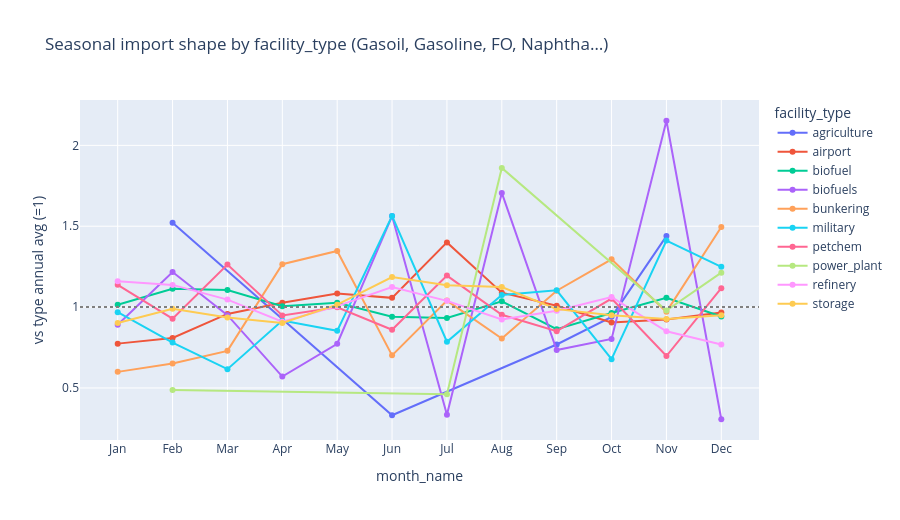
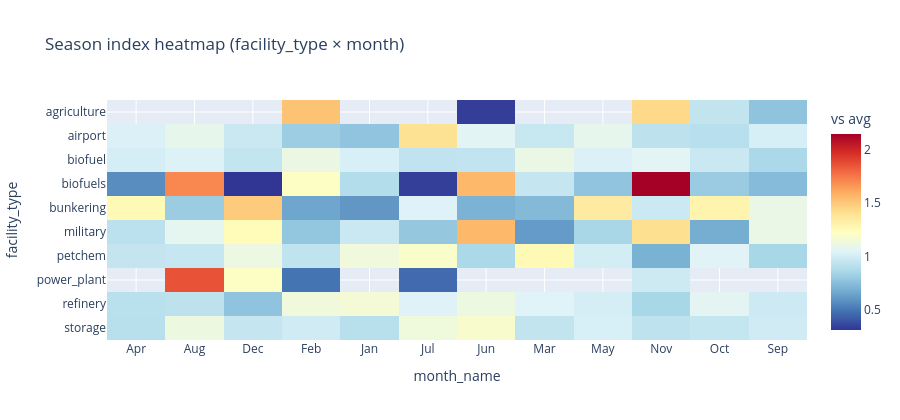

The code cell stored with these charts, in order, in its notebook:
### Markdown cell above
## 3) Calendar-month import profile by facility type

Normalized to each type's annual average (1.0 = average month).

### Code cell
prod_imports = imports.loc[imports["Product"].isin(TOP_PRODUCTS)].copy()

type_month = (
    prod_imports.groupby(["facility_type", "cal_month"], as_index=False)["kbd"]
    .sum()
    .sort_values(["facility_type", "cal_month"])
)
type_month["month_name"] = pd.to_datetime(type_month["cal_month"], format="%m").dt.strftime("%b")
type_month["season_index"] = type_month.groupby("facility_type")["kbd"].transform(
    lambda s: s / s.mean() if s.mean() > 0 else np.nan
)

fig = px.line(
    type_month,
    x="month_name",
    y="season_index",
    color="facility_type",
    markers=True,
    category_orders={"month_name": ["Jan", "Feb", "Mar", "Apr", "May", "Jun", "Jul", "Aug", "Sep", "Oct", "Nov", "Dec"]},
    title=f"Seasonal import shape by facility_type ({', '.join(TOP_PRODUCTS[:4])}…)",
    labels={"season_index": "vs type annual avg (=1)"},
)
fig.add_hline(y=1.0, line_dash="dot", line_color="gray")
fig.update_layout(height=520)
fig.show()

px.imshow(
    type_month.pivot(index="facility_type", columns="month_name", values="season_index"),
    aspect="auto",
    color_continuous_scale="RdYlBu_r",
    title="Season index heatmap (facility_type × month)",
    labels=dict(color="vs avg"),
).update_layout(height=420)

### Figure 1 — Plotly figure (JSON) as saved in the notebook; plotly's stock layout.template omitted (floating-point values rounded to 4 significant figures)
{"data": [{"hovertemplate": "facility_type=agriculture<br>month_name=%{x}<br>vs type annual avg (=1)=%{y}<extra></extra>", "legendgroup": "agriculture", "line": {"color": "#636efa", "dash": "solid"}, "marker": {"symbol": "circle"}, "mode": "lines+markers", "name": "agriculture", "orientation": "v", "showlegend": true, "type": "scatter", "x": ["Feb", "Jun", "Sep", "Oct", "Nov"], "xaxis": "x", "y": [1.522, 0.3312, 0.7686, 0.9395, 1.439], "yaxis": "y"}, {"hovertemplate": "facility_type=airport<br>month_name=%{x}<br>vs type annual avg (=1)=%{y}<extra></extra>", "legendgroup": "airport", "line": {"color": "#EF553B", "dash": "solid"}, "marker": {"symbol": "circle"}, "mode": "lines+markers", "name": "airport", "orientation": "v", "showlegend": true, "type": "scatter", "x": ["Jan", "Feb", "Mar", "Apr", "May", "Jun", "Jul", "Aug", "Sep", "Oct", "Nov", "Dec"], "xaxis": "x", "y": [0.774, 0.8085, 0.9575, 1.027, 1.084, 1.057, 1.4, 1.089, 1.008, 0.9044, 0.9231, 0.9671], "yaxis": "y"}, {"hovertemplate": "facility_type=biofuel<br>month_name=%{x}<br>vs type annual avg (=1)=%{y}<extra></extra>", "legendgroup": "biofuel", "line": {"color": "#00cc96", "dash": "solid"}, "marker": {"symbol": "circle"}, "mode": "lines+markers", "name": "biofuel", "orientation": "v", "showlegend": true, "type": "scatter", "x": ["Jan", "Feb", "Mar", "Apr", "May", "Jun", "Jul", "Aug", "Sep", "Oct", "Nov", "Dec"], "xaxis": "x", "y": [1.014, 1.114, 1.106, 1.006, 1.027, 0.9406, 0.9323, 1.035, 0.8629, 0.9631, 1.058, 0.9419], "yaxis": "y"}, {"hovertemplate": "facility_type=biofuels<br>month_name=%{x}<br>vs type annual avg (=1)=%{y}<extra></extra>", "legendgroup": "biofuels", "line": {"color": "#ab63fa", "dash": "solid"}, "marker": {"symbol": "circle"}, "mode": "lines+markers", "name": "biofuels", "orientation": "v", "showlegend": true, "type": "scatter", "x": ["Jan", "Feb", "Mar", "Apr", "May", "Jun", "Jul", "Aug", "Sep", "Oct", "Nov", "Dec"], "xaxis": "x", "y": [0.8907, 1.217, 0.9499, 0.5702, 0.7733, 1.563, 0.334, 1.706, 0.7346, 0.8029, 2.152, 0.3064], "yaxis": "y"}, {"hovertemplate": "facility_type=bunkering<br>month_name=%{x}<br>vs type annual avg (=1)=%{y}<extra></extra>", "legendgroup": "bunkering", "line": {"color": "#FFA15A", "dash": "solid"}, "marker": {"symbol": "circle"}, "mode": "lines+markers", "name": "bunkering", "orientation": "v", "showlegend": true, "type": "scatter", "x": ["Jan", "Feb", "Mar", "Apr", "May", "Jun", "Jul", "Aug", "Sep", "Oct", "Nov", "Dec"], "xaxis": "x", "y": [0.5993, 0.6509, 0.7292, 1.265, 1.347, 0.7014, 1.04, 0.8051, 1.101, 1.296, 0.9707, 1.495], "yaxis": "y"}, {"hovertemplate": "facility_type=military<br>month_name=%{x}<br>vs type annual avg (=1)=%{y}<extra></extra>", "legendgroup": "military", "line": {"color": "#19d3f3", "dash": "solid"}, "marker": {"symbol": "circle"}, "mode": "lines+markers", "name": "military", "orientation": "v", "showlegend": true, "type": "scatter", "x": ["Jan", "Feb", "Mar", "Apr", "May", "Jun", "Jul", "Aug", "Sep", "Oct", "Nov", "Dec"], "xaxis": "x", "y": [0.9683, 0.7807, 0.616, 0.9169, 0.8531, 1.563, 0.7855, 1.075, 1.103, 0.6779, 1.411, 1.249], "yaxis": "y"}, {"hovertemplate": "facility_type=petchem<br>month_name=%{x}<br>vs type annual avg (=1)=%{y}<extra></extra>", "legendgroup": "petchem", "line": {"color": "#FF6692", "dash": "solid"}, "marker": {"symbol": "circle"}, "mode": "lines+markers", "name": "petchem", "orientation": "v", "showlegend": true, "type": "scatter", "x": ["Jan", "Feb", "Mar", "Apr", "May", "Jun", "Jul", "Aug", "Sep", "Oct", "Nov", "Dec"], "xaxis": "x", "y": [1.138, 0.9282, 1.263, 0.9483, 0.999, 0.8596, 1.195, 0.9527, 0.8507, 1.052, 0.6972, 1.117], "yaxis": "y"}, {"hovertemplate": "facility_type=power_plant<br>month_name=%{x}<br>vs type annual avg (=1)=%{y}<extra></extra>", "legendgroup": "power_plant", "line": {"color": "#B6E880", "dash": "solid"}, "marker": {"symbol": "circle"}, "mode": "lines+markers", "name": "power_plant", "orientation": "v", "showlegend": true, "type": "scatter", "x": ["Feb", "Jul", "Aug", "Nov", "Dec"], "xaxis": "x", "y": [0.4873, 0.4609, 1.86, 0.9785, 1.213], "yaxis": "y"}, {"hovertemplate": "facility_type=refinery<br>month_name=%{x}<br>vs type annual avg (=1)=%{y}<extra></extra>", "legendgroup": "refinery", "line": {"color": "#FF97FF", "dash": "solid"}, "marker": {"symbol": "circle"}, "mode": "lines+markers", "name": "refinery", "orientation": "v", "showlegend": true, "type": "scatter", "x": ["Jan", "Feb", "Mar", "Apr", "May", "Jun", "Jul", "Aug", "Sep", "Oct", "Nov", "Dec"], "xaxis": "x", "y": [1.159, 1.137, 1.046, 0.909, 1.006, 1.124, 1.038, 0.9234, 0.977, 1.062, 0.8501, 0.7685], "yaxis": "y"}, {"hovertemplate": "facility_type=storage<br>month_name=%{x}<br>vs type annual avg (=1)=%{y}<extra></extra>", "legendgroup": "storage", "line": {"color": "#FECB52", "dash": "solid"}, "marker": {"symbol": "circle"}, "mode": "lines+markers", "name": "storage", "orientation": "v", "showlegend": true, "type": "scatter", "x": ["Jan", "Feb", "Mar", "Apr", "May", "Jun", "Jul", "Aug", "Sep", "Oct", "Nov", "Dec"], "xaxis": "x", "y": [0.9017, 0.9895, 0.935, 0.9022, 1.015, 1.186, 1.135, 1.124, 0.9874, 0.9489, 0.9265, 0.9493], "yaxis": "y"}], "layout": {"height": 520, "legend": {"title": {"text": "facility_type"}, "tracegroupgap": 0}, "shapes": [{"line": {"color": "gray", "dash": "dot"}, "type": "line", "x0": 0, "x1": 1, "xref": "x domain", "y0": 1, "y1": 1, "yref": "y"}], "title": {"text": "Seasonal import shape by facility_type (Gasoil, Gasoline, FO, Naphtha…)"}, "xaxis": {"anchor": "y", "categoryarray": ["Jan", "Feb", "Mar", "Apr", "May", "Jun", "Jul", "Aug", "Sep", "Oct", "Nov", "Dec"], "categoryorder": "array", "domain": [0, 1], "title": {"text": "month_name"}}, "yaxis": {"anchor": "x", "domain": [0, 1], "title": {"text": "vs type annual avg (=1)"}}}}

### Figure 2 — Plotly figure (JSON) as saved in the notebook; plotly's stock layout.template omitted (floating-point values rounded to 4 significant figures)
{"data": [{"coloraxis": "coloraxis", "hovertemplate": "month_name: %{x}<br>facility_type: %{y}<br>vs avg: %{z}<extra></extra>", "name": "0", "type": "heatmap", "x": ["Apr", "Aug", "Dec", "Feb", "Jan", "Jul", "Jun", "Mar", "May", "Nov", "Oct", "Sep"], "xaxis": "x", "y": ["agriculture", "airport", "biofuel", "biofuels", "bunkering", "military", "petchem", "power_plant", "refinery", "storage"], "yaxis": "y", "z": [[NaN, NaN, NaN, 1.522, NaN, NaN, 0.3312, NaN, NaN, 1.439, 0.9395, 0.7686], [1.027, 1.089, 0.9671, 0.8085, 0.774, 1.4, 1.057, 0.9575, 1.084, 0.9231, 0.9044, 1.008], [1.006, 1.035, 0.9419, 1.114, 1.014, 0.9323, 0.9406, 1.106, 1.027, 1.058, 0.9631, 0.8629], [0.5702, 1.706, 0.3064, 1.217, 0.8907, 0.334, 1.563, 0.9499, 0.7733, 2.152, 0.8029, 0.7346], [1.265, 0.8051, 1.495, 0.6509, 0.5993, 1.04, 0.7014, 0.7292, 1.347, 0.9707, 1.296, 1.101], [0.9169, 1.075, 1.249, 0.7807, 0.9683, 0.7855, 1.563, 0.616, 0.8531, 1.411, 0.6779, 1.103], [0.9483, 0.9527, 1.117, 0.9282, 1.138, 1.195, 0.8596, 1.263, 0.999, 0.6972, 1.052, 0.8507], [NaN, 1.86, 1.213, 0.4873, NaN, 0.4609, NaN, NaN, NaN, 0.9785, NaN, NaN], [0.909, 0.9234, 0.7685, 1.137, 1.159, 1.038, 1.124, 1.046, 1.006, 0.8501, 1.062, 0.977], [0.9022, 1.124, 0.9493, 0.9895, 0.9017, 1.135, 1.186, 0.935, 1.015, 0.9265, 0.9489, 0.9874]]}], "layout": {"coloraxis": {"colorbar": {"title": {"text": "vs avg"}}, "colorscale": [[0, "rgb(49,54,149)"], [0.1, "rgb(69,117,180)"], [0.2, "rgb(116,173,209)"], [0.3, "rgb(171,217,233)"], [0.4, "rgb(224,243,248)"], [0.5, "rgb(255,255,191)"], [0.6, "rgb(254,224,144)"], [0.7, "rgb(253,174,97)"], [0.8, "rgb(244,109,67)"], [0.9, "rgb(215,48,39)"], [1, "rgb(165,0,38)"]]}, "height": 420, "title": {"text": "Season index heatmap (facility_type × month)"}, "xaxis": {"anchor": "y", "domain": [0, 1], "title": {"text": "month_name"}}, "yaxis": {"anchor": "x", "autorange": "reversed", "domain": [0, 1], "title": {"text": "facility_type"}}}}
